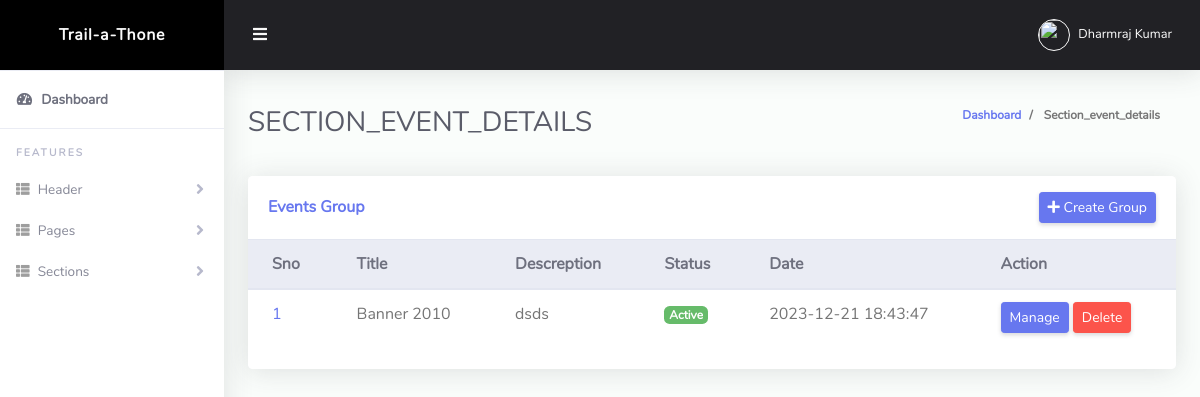
/admin/section_event_details.php?sectionid=2 (signed in), run on an earlier commit of the app's database.
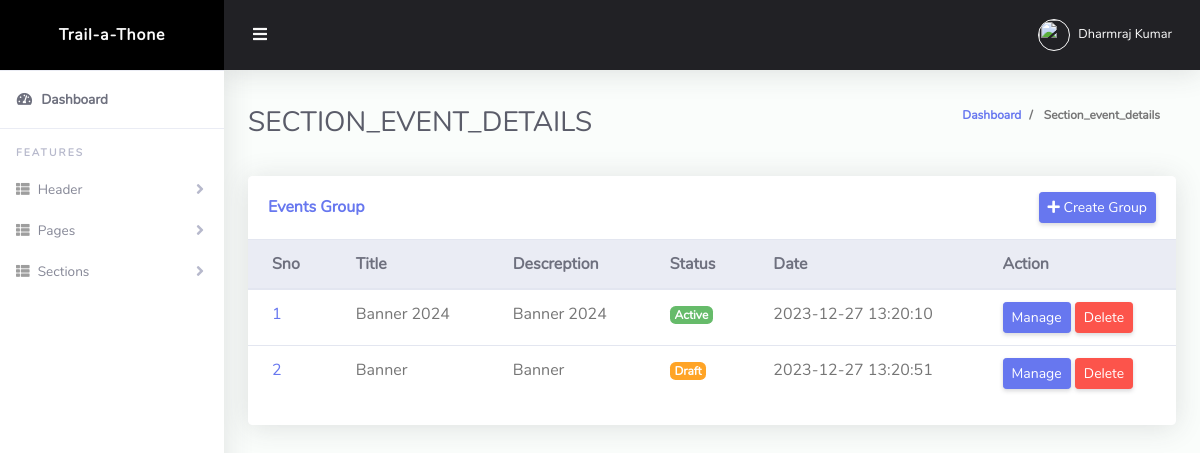
And on a later commit of the database.
### tables this page shows
CREATE TABLE `grt_section_group` (
  `id` int(11) NOT NULL,
  `client_id` int(11) NOT NULL,
  `section_id` int(11) NOT NULL,
  `section_group_title` varchar(200) NOT NULL,
  `section_group_desc` varchar(200) NOT NULL,
  `status` tinyint(4) NOT NULL DEFAULT 0,
  `created_date` timestamp NOT NULL DEFAULT current_timestamp(),
  `updated_date` timestamp NOT NULL DEFAULT current_timestamp() ON UPDATE current_timestamp()
);

### admin/config/class.php (called while the page is built, shortened)
<?php
class Db_functions
{
    private $servername = "localhost";
    private $username = "root";
    private $password = "";
    private $db_name = "grt_cms";
    protected $conn = "";
    public function __construct()
    {
        $this->conn = new mysqli($this->servername, $this->username, $this->password, $this->db_name);
    }
    function exe_query($sql_qry)
    {
        $qry = $this->conn->query($sql_qry);
        return $qry;
    }
    function data_fetch($qry)
    {
        $qry_exe = $this->exe_query($qry);
        if (mysqli_num_rows($qry_exe) > 0) {
            while ($data = mysqli_fetch_assoc($qry_exe)) {
                $array[] = $data;
            }
        } else {
            $array = 0;
        }
        return $array;
    }
}

### admin/section_event_details.php (the view, shortened to what this page needs)
<?php
include "./header.php";
if (isset($_GET['sectionid'])) {
    $section_id = $_GET['sectionid'];
} else {
    echo "<script>
    window.location.href='./add_section';
    </script>";
}
$show_events = new Db_functions();
$qry = "SELECT * FROM `grt_section_group` WHERE section_id= $section_id and client_id= $_SESSION[active_user]";
$result_data = $show_events->data_fetch($qry);
?>
<div class="row">
    <div class="col-lg-12 mb-4">
        <div class="card">
            <div class="card-header py-3 d-flex flex-row align-items-center justify-content-between">
                <h6 class="m-0 font-weight-bold text-primary">Events Group</h6>
                <a href="./section_event_group?sectionid=<?= $section_id ?>" class="btn btn-primary btn-sm">
                    <i class=" fa fa-plus"></i> Create Group
                </a>
            </div>
            <div class="table-responsive">
                <table style="Overflow-x:scroll;" class="table align-items-center table-flush">
                    <thead class="thead-light">
                        <tr>
                            <th>Sno</th>
                            <th>Title</th>
                            <th>Descreption</th>
                            <th>Status</th>
                            <th> Date</th>
                            <th>Action</th>
                        </tr>
                    </thead>
                    <tbody>
                        <?php
                        $sno = 0;
                        if ($result_data != 0) {
                            foreach ($result_data as $key => $values) {
                                $sno++; ?>
                                <tr>
                                    <td><a href="#">
                                            <?= $sno ?>
                                        </a></td>
                                    <td>
                                        <?= $values['section_group_title'] ?>
                                    </td>
                                    <td>
                                        <?= $values['section_group_desc'] ?>
                                    </td>
                                    <td>
                                        <span class="badge badge-<?= $values['status'] == 0 ? "success" : "warning" ?>">
                                            <?= $values['status'] == 0 ? "Active" : "Draft" ?>
                                        </span>
                                    </td>
                                    <td>
                                        <?= $values['created_date'] ?>
                                    </td>
                                    <td><a href="./section_event_edit?eventgroupid=<?= $values['id'] ?>&sectionid=<?= $section_id ?>"
                                            class="btn btn-sm   btn-primary">Manage</a>
                                        <button class="btn btn-sm btn-danger" data-toggle="modal"
                                            data-target="#group_<?= $values['id'] ?>">Delete</button>
                                    </td>
                                </tr>
                            <?php }
                        } else {
                            echo "No Result Found";
                        }
                        ?>
                    </tbody>
                </table>
            </div>
            <div class="card-footer"></div>
        </div>
    </div>
</div>
<?php
include "./footer.php";
?>

What changed in the data, as far as the page shows it:
removed grt_section_group: section_group_title "Banner 2010", section_group_desc "dsds", status "Active", created_date "2023-12-21 18:43:47"
added grt_section_group: section_group_title "Banner 2024", section_group_desc "Banner 2024", status "Active", created_date "2023-12-27 13:20:10"
added grt_section_group: section_group_title "Banner", section_group_desc "Banner", status "Draft", created_date "2023-12-27 13:20:51"
